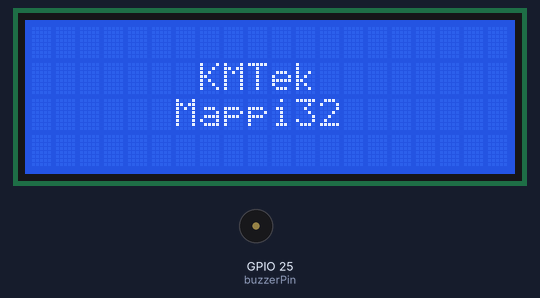
Simulated run of this sketch. Board: ESP32. Shown: 20×4 character LCD, buzzer (waves = sounding, pin HIGH). The local clock reads 2024-03-15 10:24:30 at power-on unless the sketch sets it.

Above: at 0.1 s.
At 3.2 s:
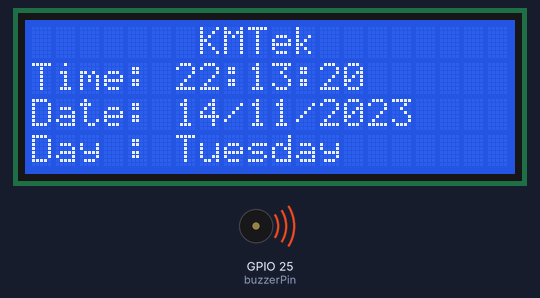
At 7.4 s:
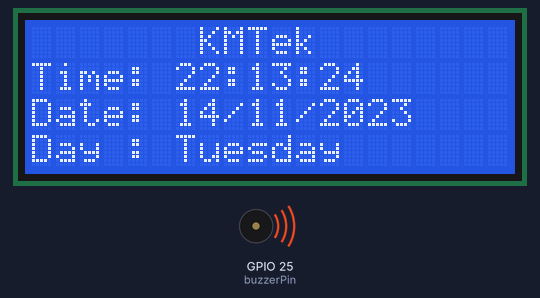
At 21.1 s:
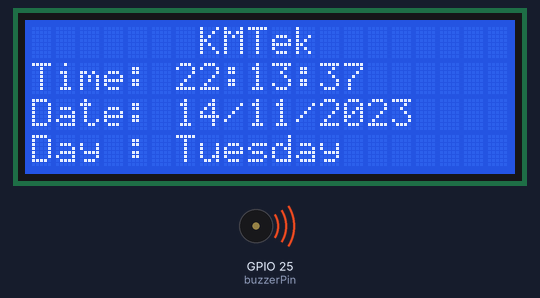
At 29.5 s:
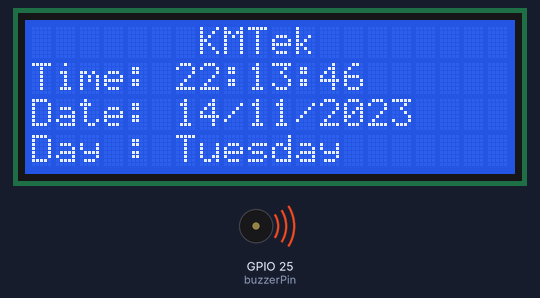
At 39.0 s:
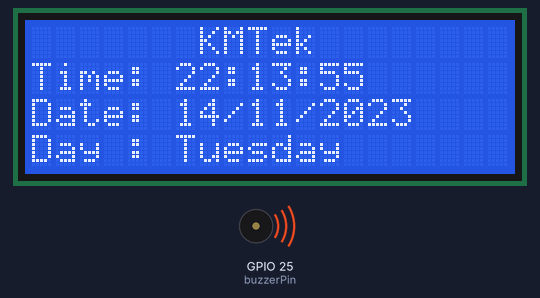

Measured:
- what the display in image 1 shows lasts 1.1 s, from 3.1 s to 4.2 s

The sketch:

Mappi32_Automatic_Alarm_System.ino
```cpp
// Automatic Alarm System with Mappi32 //
// @yugoyokaii . On Youtube KMTek Indonesia //

#include <Wire.h>
#include <RTClib.h>
#include <LiquidCrystal_I2C.h>

RTC_DS3231 rtc;
LiquidCrystal_I2C lcd(0x27, 20, 4); // Inisialisasi LCD 20x4

// Array untuk menyimpan nama hari dalam bahasa Inggris
char days[7][12] = {"Sunday", "Monday", "Tuesday", "Wednesday", "Thursday", "Friday", "Saturday"};

// Pin untuk buzzer
const int buzzerPin = 25;

// Variabel untuk menyimpan waktu alarm (diatur pada 07:00:00 sebagai contoh)
int alarmHour = 7;
int alarmMinute = 0;
int alarmSecond = 0;

// Flag untuk alarm
bool alarmActive = true; // Deklarasi variabel alarmActive di sini

void setup() {
    // Inisialisasi LCD dan lampu latar
    lcd.init();
    lcd.backlight();
    lcd.clear();

    // Menampilkan pesan awal pada LCD
    lcd.setCursor(7, 1);
    lcd.print("KMTek");
    lcd.setCursor(6, 2);
    lcd.print("Mappi32");

    // Memberikan jeda 3 detik sebelum melanjutkan
    delay(3000);

    // Inisialisasi komunikasi serial dan I2C
    Serial.begin(115200);
    Wire.begin();

    // Inisialisasi pin buzzer sebagai output
    pinMode(buzzerPin, OUTPUT);
    digitalWrite(buzzerPin, HIGH); // Set buzzer ke HIGH pada awalnya (low-triggered buzzer)

    // Memeriksa apakah RTC dapat diinisialisasi
    if (!rtc.begin()) {
        Serial.println("Couldn't find RTC");
        while (1); // Berhenti di sini jika RTC tidak ditemukan
    }

    // Mengatur waktu RTC dengan waktu kompilasi program
    rtc.adjust(DateTime(F(__DATE__), F(__TIME__)));
}

void loop() {
    // Mendapatkan waktu dan tanggal saat ini dari RTC
    DateTime now = rtc.now();

    // Menghapus tampilan sebelumnya
    lcd.clear();
    // Menampilkan pesan "KMTek" di baris pertama
    lcd.setCursor(7, 0);
    lcd.print("KMTek");

    // Menampilkan waktu pada baris kedua
    lcd.setCursor(0, 1);
    lcd.print("Time: ");
    printTwoDigits(now.hour());
    lcd.print(":");
    printTwoDigits(now.minute());
    lcd.print(":");
    printTwoDigits(now.second());

    // Menampilkan tanggal pada baris ketiga
    lcd.setCursor(0, 2);
    lcd.print("Date: ");
    printTwoDigits(now.day());
    lcd.print("/");
    printTwoDigits(now.month());
    lcd.print("/");
    lcd.print(now.year(), DEC);

    // Menampilkan nama hari pada baris keempat
    lcd.setCursor(0, 3);
    lcd.print("Day : ");
    lcd.print(days[now.dayOfTheWeek()]);
    lcd.print("   "); // Menambahkan spasi untuk menghapus karakter yang tersisa

    // Cek apakah waktu saat ini sesuai dengan waktu alarm
    if (alarmActive && now.hour() == alarmHour && now.minute() == alarmMinute && now.second() == alarmSecond) {
        activateBuzzer();
    }

    // Delay 1 detik sebelum pembaruan berikutnya
    delay(1000);
}

void printTwoDigits(int number) {
    // Fungsi untuk mencetak angka dengan format dua digit
    if (number < 10) {
        lcd.print("0"); // Cetak angka nol jika angkanya di bawah 10
    }
    lcd.print(number); // Cetak angkanya
}

void activateBuzzer() {
    // Bunyikan buzzer selama 10 detik dengan delay 500ms
    for (int i = 0; i < 20; i++) { // 20 loop = 10 detik (20 * 500ms)
        digitalWrite(buzzerPin, LOW); // Bunyikan buzzer
        lcd.setCursor(5, 3); // Posisi kursor di baris keempat
        lcd.print("Bangun woy   "); // Tampilkan pesan "Bangun woy"
        delay(250); // Tahan buzzer LOW selama 250ms (setengah dari 500ms)
        digitalWrite(buzzerPin, HIGH); // Matikan buzzer
        lcd.setCursor(0, 3); // Posisi kursor di baris keempat
        lcd.print("                   "); // Hapus pesan "Bangun woy"
        delay(250); // Tahan buzzer HIGH selama 250ms (setengah dari 500ms)
    }
    // Set alarmActive ke false setelah buzzer selesai berbunyi
    alarmActive = false;
}
```
